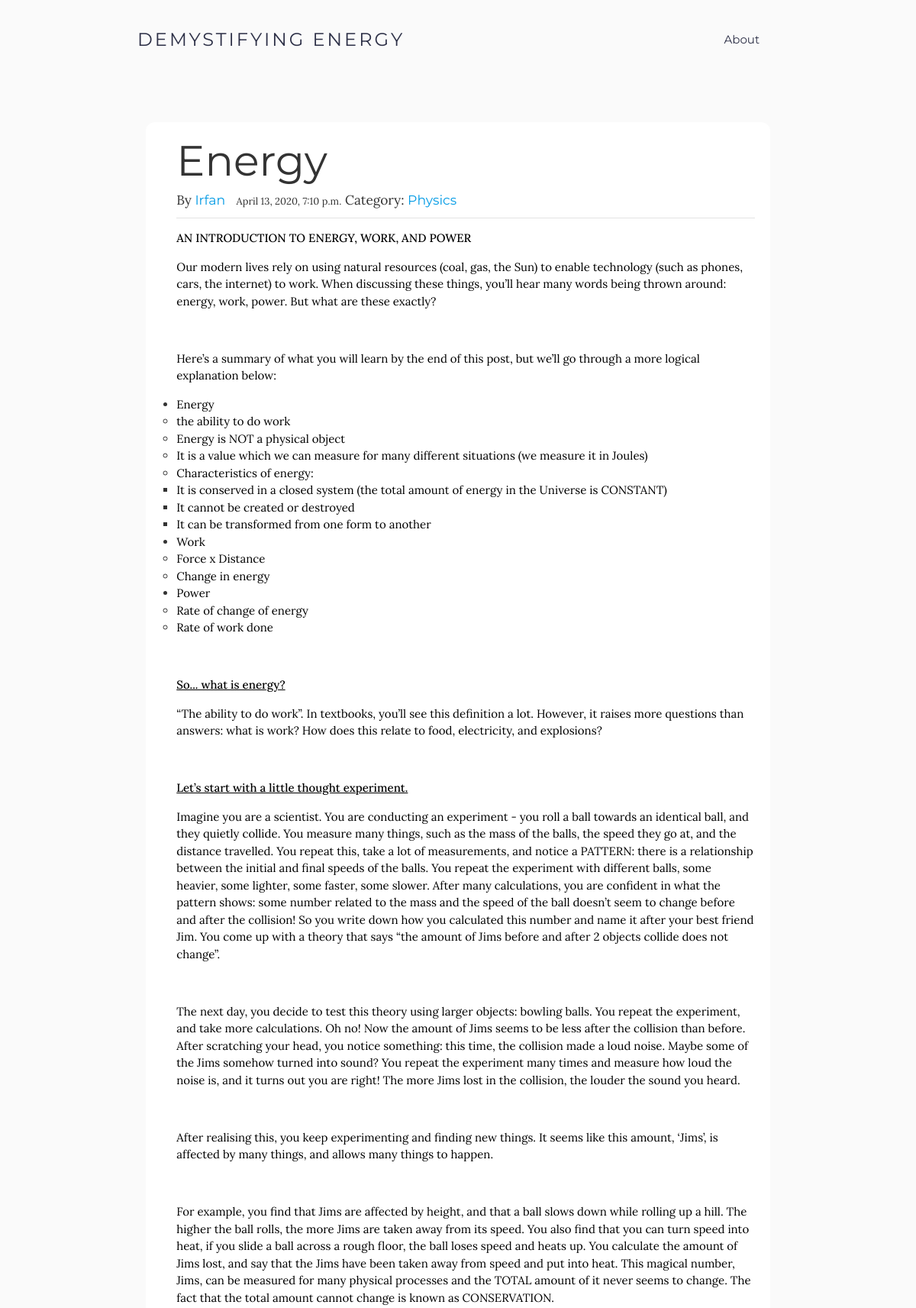
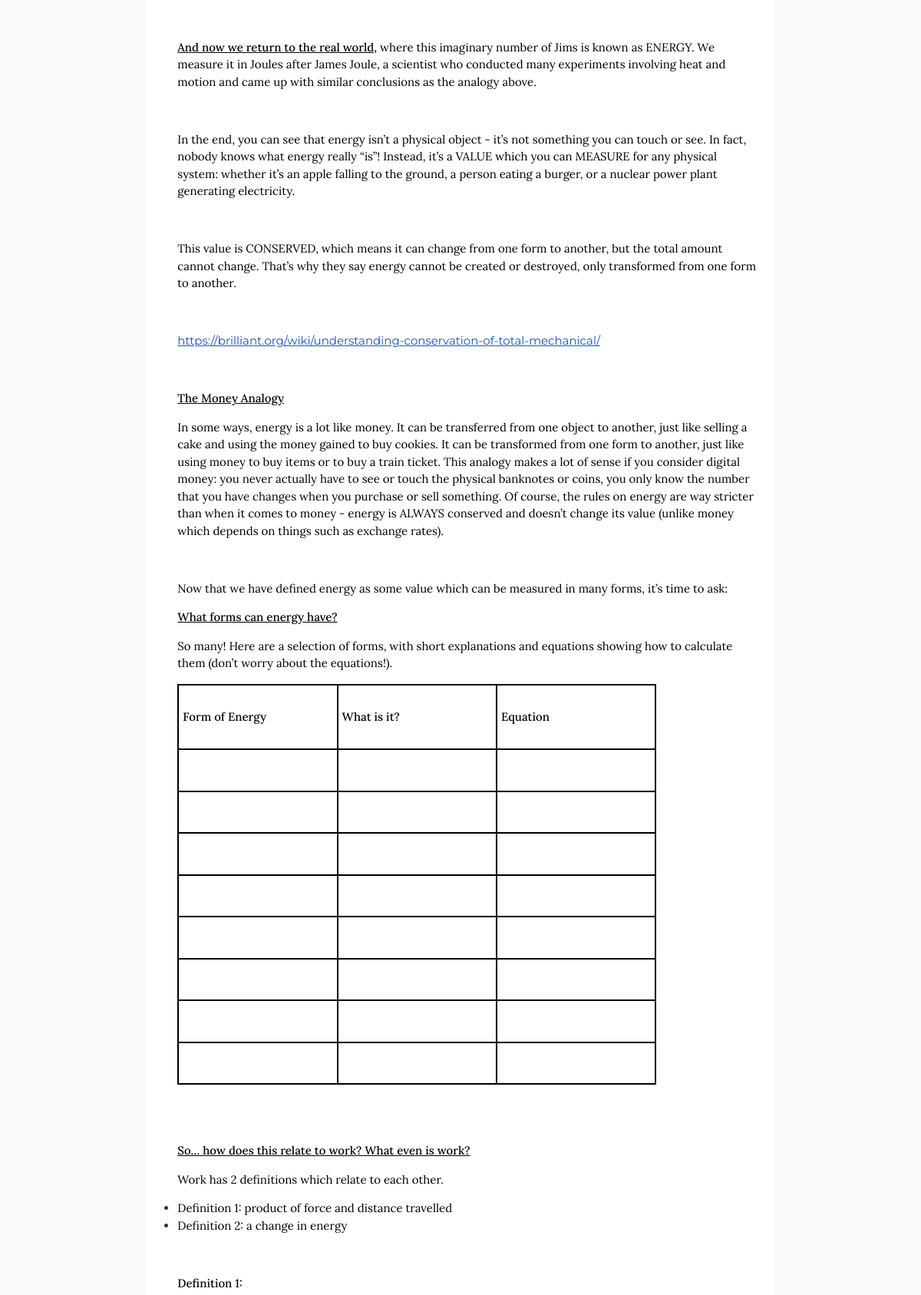
The page /article/energy/ (upper part) on the database its author committed (2 pictures, top to bottom).
### blog/models.py (models this page shows, shortened)
class Article(models.Model):
    title = models.CharField(max_length=100)
    slug = models.SlugField()
    category = models.ForeignKey('Category', on_delete=models.CASCADE)
    content = RichTextField(config_name = 'default')
    summary = models.CharField(max_length=100)
    datePosted = models.DateTimeField(auto_now_add=True)
    author = models.TextField()
    status = models.IntegerField(choices=STATUS, default=0)
    created_on = models.DateTimeField(auto_now_add=True)
    class Meta:
        ordering = ['-created_on']

class Category(models.Model):
    name = models.CharField(max_length=100)
    slug = models.SlugField(max_length=100, unique=True)
    class Meta:
        ordering = ('name',)
        verbose_name = 'category'
        verbose_name_plural = 'categories'
    def get_absolute_url(self):
        return reverse('blog:list_by_category', args=[self.slug] )
    def __str__(self):
        return self.name

### blog/views.py (the view)
# urls.py: url(r'^article/(?P<slug>[\w-]+)/$', views.article_detail, name='link'),
def article_detail(request, slug):
    articles = get_object_or_404(Article, slug=slug)
    comments = articles.comments.filter(active=True)
    new_comment = None
    if request.method == 'POST':
        comment_form = CommentForm(data=request.POST)
        if comment_form.is_valid():
            new_comment = comment_form.save(commit=False)
            new_comment.articles = articles
            new_comment.save()
    else:
        comment_form = CommentForm()
    return render(request, 'blog/article_template.html', {'articles':articles, 'comments': comments,
                                                            'new_comment': new_comment,
                                                            'comment_form': comment_form})

### blog/templates/blog/article_template.html (shortened to what this page needs)
{% load static %}
<!DOCTYPE html>
<html>
  <head>
    <link rel="stylesheet" href="https://cdnjs.cloudflare.com/ajax/libs/materialize/1.0.0/css/materialize.min.css">
    <link rel="stylesheet" href="{% static 'blog/articles.css' %}">
  </head>
  <body>
    <nav class="z-depth-0">
      <div class="nav-wrapper container">
        <a href="{% url 'blog:blog-home'%}" class="brand-logo lora">Demystifying Energy</a>
        <ul class="right hide-on-med-and-down">
          <li><a href="{% url 'blog:blog-about'%}">About</a></li>
        </ul>
      </div>
    </nav>
    <div class="container article-container">
      <div class="row">
        <div class="col s12">
          <article class="content-section">
            <div class="article-metadata">
              <h1>{{articles.title}}</h1>
              <h6>By <a class="mr-2" href="#">{{articles.author}}</a>
                <small class="text-muted">{{articles.datePosted}}</small>
                Category: <a class ="mr-2" href="{{articles.category.get_absolute_url}}"> {{ articles.category }}</a>
              </h6>
            </div>
            <p>{{articles.content | safe}}</p>
          </article>
        </div>
      </div>
    </div>
  </body>
</html>

### blog/static/blog/articles.css (style rules this page uses)
.article-metadata { padding-bottom: 5px; margin-bottom: 4px; border-bottom: 1px solid #e3e3e3; }
.content-section { background: #ffffff; padding: 5px 20px 5px 40px; border-radius: 12px; margin-bottom: 20px; }
h1, h2, h3, h4, h5, a { font-family: "Montserrat", sans-serif; }
body { font-family: "Lora", serif; background: #fafafa; color: #333333; }
h1 { text-transform: capitalize; font-size: 3.7rem; margin: 1rem 0 0rem 0; }
nav { background-color: transparent; position: absolute; border: 0; padding-top: 20px; z-index: 10; }
nav ul a { padding: 0 25px; color: #2d3047; }
nav .brand-logo { font-family: "Montserrat", sans-serif; font-size: 18pt; text-transform: uppercase; letter-spacing: 3px; color: #2d3047; }
.mr-2 { margin-right: 10px; }
.article-container { padding-top: 20vh; }

### rows shown on the page
Article: title "Energy", author "Irfan", datePosted "April 13, 2020, 7:10 p.m.", category "Physics", content "AN INTRODUCTION TO ENERGY, WORK, AND POWER Our modern lives rely on using natural resources (coal, gas, the Sun) to enable technology (such as phones, cars, the internet) to work. When discussing these things, you’ll hear many words being thrown around: energy, work, power. But what are these exactly? Here’s a summary of what you will learn by the end of this post, but we’ll go through a more logical explanation below: Energy the ability to do work Energy is NOT a physical object It is a value which we can measure for many different situations (we measure it in Joules) Characteristics of energy: It is conserved in a closed system (the total amount of energy in the Universe is CONSTANT) It…"
